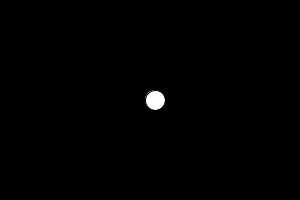
Frame 1 (no input)
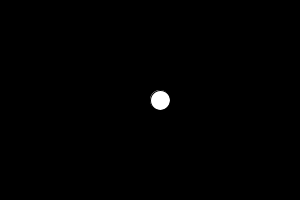
Frame 60 (the mouse pressed at the canvas centre just before this capture)
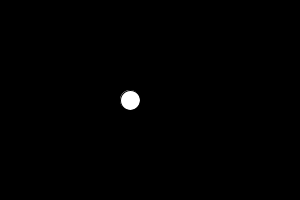
Frame 120 (the mouse held since frame 60 and released just before this capture)

The Processing sketch that drew these frames (run headless with seeded random() and noise(); from frame 60 on, the mouse is pressed at the canvas centre):

// Processing sketch: processing_120781
// ── processing_120781.pde

int pos, vel;
int sz = 20;

void setup(){
size(300,200);
pos = width/2;
vel = 5;
}

void draw(){

background(0);

//actualitzamos la posición
pos = pos+vel;

//dibujamos
ellipse(pos,height/2,sz,sz);

//comprobamos si está en los límites de la ventana
//si lo está, invertimos el signo de la velocidad:
if((pos<0)||(pos>width)){
vel = -vel;
} 
}
